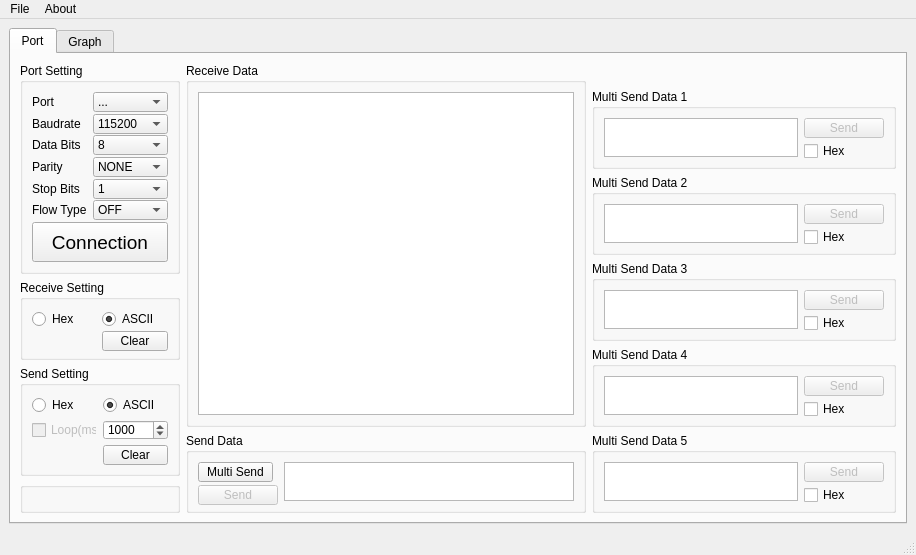
<?xml version="1.0" encoding="UTF-8"?>
<ui version="4.0">
 <class>ComTool</class>
 <widget class="QMainWindow" name="ComTool">
  <property name="enabled">
   <bool>true</bool>
  </property>
  <property name="geometry">
   <rect>
    <x>0</x>
    <y>0</y>
    <width>916</width>
    <height>555</height>
   </rect>
  </property>
  <property name="minimumSize">
   <size>
    <width>800</width>
    <height>555</height>
   </size>
  </property>
  <property name="windowTitle">
   <string>ComTool</string>
  </property>
  <widget class="QWidget" name="centralwidget">
   <layout class="QGridLayout" name="gridLayout">
    <item row="0" column="0">
     <widget class="QTabWidget" name="tabWidget">
      <property name="currentIndex">
       <number>0</number>
      </property>
      <widget class="QWidget" name="tab">
       <attribute name="title">
        <string>Port</string>
       </attribute>
       <layout class="QHBoxLayout" name="horizontalLayout">
        <item>
         <layout class="QVBoxLayout" name="verticalLayout">
          <item>
           <widget class="QGroupBox" name="groupBoxPortSetting">
            <property name="maximumSize">
             <size>
              <width>160</width>
              <height>230</height>
             </size>
            </property>
            <property name="title">
             <string>Port Setting</string>
            </property>
            <layout class="QGridLayout" name="gridLayout_2">
             <item row="0" column="0">
              <layout class="QFormLayout" name="formLayout">
               <item row="0" column="0">
                <widget class="QLabel" name="labelPort">
                 <property name="minimumSize">
                  <size>
                   <width>0</width>
                   <height>20</height>
                  </size>
                 </property>
                 <property name="maximumSize">
                  <size>
                   <width>16777215</width>
                   <height>20</height>
                  </size>
                 </property>
                 <property name="text">
                  <string>Port</string>
                 </property>
                </widget>
               </item>
               <item row="0" column="1">
                <widget class="QComboBox" name="comboBoxPort">
                 <property name="minimumSize">
                  <size>
                   <width>0</width>
                   <height>20</height>
                  </size>
                 </property>
                 <property name="maximumSize">
                  <size>
                   <width>16777215</width>
                   <height>20</height>
                  </size>
                 </property>
                 <item>
                  <property name="text">
                   <string>...</string>
                  </property>
                 </item>
                </widget>
               </item>
               <item row="1" column="0">
                <widget class="QLabel" name="labelBaudrate">
                 <property name="minimumSize">
                  <size>
                   <width>0</width>
                   <height>20</height>
                  </size>
                 </property>
                 <property name="maximumSize">
                  <size>
                   <width>16777215</width>
                   <height>20</height>
                  </size>
                 </property>
                 <property name="text">
                  <string>Baudrate</string>
                 </property>
                </widget>
               </item>
               <item row="2" column="0">
                <widget class="QLabel" name="labelDataBits">
                 <property name="minimumSize">
                  <size>
                   <width>0</width>
                   <height>20</height>
                  </size>
                 </property>
                 <property name="maximumSize">
                  <size>
                   <width>16777215</width>
                   <height>20</height>
                  </size>
                 </property>
                 <property name="text">
                  <string>Data Bits</string>
                 </property>
                </widget>
               </item>
               <item row="3" column="0">
                <widget class="QLabel" name="labelParity">
                 <property name="minimumSize">
                  <size>
                   <width>0</width>
                   <height>20</height>
                  </size>
                 </property>
                 <property name="maximumSize">
                  <size>
                   <width>16777215</width>
                   <height>20</height>
                  </size>
                 </property>
                 <property name="text">
                  <string>Parity</string>
                 </property>
                </widget>
               </item>
               <item row="4" column="0">
                <widget class="QLabel" name="labelStopBits">
                 <property name="minimumSize">
                  <size>
                   <width>0</width>
                   <height>20</height>
                  </size>
                 </property>
                 <property name="maximumSize">
                  <size>
                   <width>16777215</width>
                   <height>20</height>
                  </size>
                 </property>
                 <property name="text">
                  <string>Stop Bits</string>
                 </property>
                </widget>
               </item>
               <item row="5" column="0">
                <widget class="QLabel" name="labelFlowType">
                 <property name="minimumSize">
                  <size>
                   <width>0</width>
                   <height>20</height>
                  </size>
                 </property>
                 <property name="maximumSize">
                  <size>
                   <width>16777215</width>
                   <height>20</height>
                  </size>
                 </property>
                 <property name="text">
                  <string>Flow Type</string>
                 </property>
                </widget>
               </item>
               <item row="1" column="1">
                <widget class="QComboBox" name="comboBoxBaudrate">
                 <property name="minimumSize">
                  <size>
                   <width>0</width>
                   <height>20</height>
                  </size>
                 </property>
                 <property name="maximumSize">
                  <size>
                   <width>16777215</width>
                   <height>20</height>
                  </size>
                 </property>
                 <item>
                  <property name="text">
                   <string>115200</string>
                  </property>
                 </item>
                 <item>
                  <property name="text">
                   <string>4800</string>
                  </property>
                 </item>
                 <item>
                  <property name="text">
                   <string>9600</string>
                  </property>
                 </item>
                 <item>
                  <property name="text">
                   <string>14400</string>
                  </property>
                 </item>
                 <item>
                  <property name="text">
                   <string>19200</string>
                  </property>
                 </item>
                 <item>
                  <property name="text">
                   <string>38400</string>
                  </property>
                 </item>
                 <item>
                  <property name="text">
                   <string>57600</string>
                  </property>
                 </item>
                 <item>
                  <property name="text">
                   <string>194000</string>
                  </property>
                 </item>
                 <item>
                  <property name="text">
                   <string>230400</string>
                  </property>
                 </item>
                 <item>
                  <property name="text">
                   <string>460800</string>
                  </property>
                 </item>
                </widget>
               </item>
               <item row="2" column="1">
                <widget class="QComboBox" name="comboBoxDataBits">
                 <property name="minimumSize">
                  <size>
                   <width>0</width>
                   <height>20</height>
                  </size>
                 </property>
                 <property name="maximumSize">
                  <size>
                   <width>16777215</width>
                   <height>20</height>
                  </size>
                 </property>
                 <item>
                  <property name="text">
                   <string>8</string>
                  </property>
                 </item>
                 <item>
                  <property name="text">
                   <string>7</string>
                  </property>
                 </item>
                 <item>
                  <property name="text">
                   <string>6</string>
                  </property>
                 </item>
                 <item>
                  <property name="text">
                   <string>5</string>
                  </property>
                 </item>
                </widget>
               </item>
               <item row="3" column="1">
                <widget class="QComboBox" name="comboBoxParity">
                 <property name="minimumSize">
                  <size>
                   <width>0</width>
                   <height>20</height>
                  </size>
                 </property>
                 <property name="maximumSize">
                  <size>
                   <width>16777215</width>
                   <height>20</height>
                  </size>
                 </property>
                 <item>
                  <property name="text">
                   <string>NONE</string>
                  </property>
                 </item>
                 <item>
                  <property name="text">
                   <string>ODD</string>
                  </property>
                 </item>
                 <item>
                  <property name="text">
                   <string>EVEN</string>
                  </property>
                 </item>
                </widget>
               </item>
               <item row="4" column="1">
                <widget class="QComboBox" name="comboBoxStopBits">
                 <property name="minimumSize">
                  <size>
                   <width>0</width>
                   <height>20</height>
                  </size>
                 </property>
                 <property name="maximumSize">
                  <size>
                   <width>16777215</width>
                   <height>20</height>
                  </size>
                 </property>
                 <item>
                  <property name="text">
                   <string>1</string>
                  </property>
                 </item>
                 <item>
                  <property name="text">
                   <string>1.5</string>
                  </property>
                 </item>
                 <item>
                  <property name="text">
                   <string>2</string>
                  </property>
                 </item>
                </widget>
               </item>
               <item row="5" column="1">
                <widget class="QComboBox" name="comboBoxFlowType">
                 <property name="minimumSize">
                  <size>
                   <width>0</width>
                   <height>20</height>
                  </size>
                 </property>
                 <property name="maximumSize">
                  <size>
                   <width>16777215</width>
                   <height>20</height>
                  </size>
                 </property>
                 <item>
                  <property name="text">
                   <string>OFF</string>
                  </property>
                 </item>
                 <item>
                  <property name="text">
                   <string>HW</string>
                  </property>
                 </item>
                 <item>
                  <property name="text">
                   <string>SW</string>
                  </property>
                 </item>
                </widget>
               </item>
              </layout>
             </item>
             <item row="1" column="0">
              <widget class="QPushButton" name="pushButtonConnection">
               <property name="minimumSize">
                <size>
                 <width>0</width>
                 <height>40</height>
                </size>
               </property>
               <property name="font">
                <font>
                 <family>Arial</family>
                 <pointsize>14</pointsize>
                </font>
               </property>
               <property name="text">
                <string>Connection</string>
               </property>
               <property name="checkable">
                <bool>true</bool>
               </property>
              </widget>
             </item>
            </layout>
           </widget>
          </item>
          <item>
           <widget class="QGroupBox" name="groupBoxReceiveSetting">
            <property name="maximumSize">
             <size>
              <width>160</width>
              <height>80</height>
             </size>
            </property>
            <property name="title">
             <string>Receive Setting</string>
            </property>
            <layout class="QGridLayout" name="gridLayout_3">
             <item row="0" column="0">
              <layout class="QFormLayout" name="formLayout_2">
               <item row="0" column="0">
                <widget class="QRadioButton" name="radioButtonHex">
                 <property name="minimumSize">
                  <size>
                   <width>64</width>
                   <height>20</height>
                  </size>
                 </property>
                 <property name="maximumSize">
                  <size>
                   <width>65</width>
                   <height>20</height>
                  </size>
                 </property>
                 <property name="text">
                  <string>Hex</string>
                 </property>
                </widget>
               </item>
               <item row="0" column="1">
                <widget class="QRadioButton" name="radioButtonASCII">
                 <property name="minimumSize">
                  <size>
                   <width>64</width>
                   <height>20</height>
                  </size>
                 </property>
                 <property name="maximumSize">
                  <size>
                   <width>65</width>
                   <height>20</height>
                  </size>
                 </property>
                 <property name="text">
                  <string>ASCII</string>
                 </property>
                 <property name="checked">
                  <bool>true</bool>
                 </property>
                </widget>
               </item>
               <item row="1" column="1">
                <widget class="QPushButton" name="pushButtonClearReceive">
                 <property name="minimumSize">
                  <size>
                   <width>0</width>
                   <height>20</height>
                  </size>
                 </property>
                 <property name="maximumSize">
                  <size>
                   <width>16777215</width>
                   <height>20</height>
                  </size>
                 </property>
                 <property name="text">
                  <string>Clear</string>
                 </property>
                </widget>
               </item>
              </layout>
             </item>
            </layout>
           </widget>
          </item>
          <item>
           <widget class="QGroupBox" name="groupBoxSendSetting">
            <property name="maximumSize">
             <size>
              <width>160</width>
              <height>110</height>
             </size>
            </property>
            <property name="title">
             <string>Send Setting</string>
            </property>
            <layout class="QGridLayout" name="gridLayout_4">
             <item row="0" column="0">
              <layout class="QFormLayout" name="formLayout_3">
               <item row="0" column="0">
                <widget class="QRadioButton" name="radioButtonHex_2">
                 <property name="minimumSize">
                  <size>
                   <width>65</width>
                   <height>20</height>
                  </size>
                 </property>
                 <property name="maximumSize">
                  <size>
                   <width>65</width>
                   <height>20</height>
                  </size>
                 </property>
                 <property name="text">
                  <string>Hex</string>
                 </property>
                </widget>
               </item>
               <item row="0" column="1">
                <widget class="QRadioButton" name="radioButtonASCII_2">
                 <property name="minimumSize">
                  <size>
                   <width>65</width>
                   <height>20</height>
                  </size>
                 </property>
                 <property name="maximumSize">
                  <size>
                   <width>65</width>
                   <height>20</height>
                  </size>
                 </property>
                 <property name="text">
                  <string>ASCII</string>
                 </property>
                 <property name="checked">
                  <bool>true</bool>
                 </property>
                </widget>
               </item>
               <item row="1" column="0">
                <widget class="QCheckBox" name="checkBoxLoopSend">
                 <property name="enabled">
                  <bool>false</bool>
                 </property>
                 <property name="minimumSize">
                  <size>
                   <width>0</width>
                   <height>20</height>
                  </size>
                 </property>
                 <property name="maximumSize">
                  <size>
                   <width>65</width>
                   <height>20</height>
                  </size>
                 </property>
                 <property name="text">
                  <string>Loop(ms)</string>
                 </property>
                </widget>
               </item>
               <item row="1" column="1">
                <widget class="QSpinBox" name="spinBoxLoopTime">
                 <property name="enabled">
                  <bool>true</bool>
                 </property>
                 <property name="minimumSize">
                  <size>
                   <width>0</width>
                   <height>20</height>
                  </size>
                 </property>
                 <property name="maximumSize">
                  <size>
                   <width>65</width>
                   <height>20</height>
                  </size>
                 </property>
                 <property name="minimum">
                  <number>1</number>
                 </property>
                 <property name="maximum">
                  <number>6000</number>
                 </property>
                 <property name="singleStep">
                  <number>1</number>
                 </property>
                 <property name="value">
                  <number>1000</number>
                 </property>
                </widget>
               </item>
               <item row="2" column="1">
                <widget class="QPushButton" name="pushButtonClearSend">
                 <property name="minimumSize">
                  <size>
                   <width>0</width>
                   <height>20</height>
                  </size>
                 </property>
                 <property name="maximumSize">
                  <size>
                   <width>16777215</width>
                   <height>20</height>
                  </size>
                 </property>
                 <property name="text">
                  <string>Clear</string>
                 </property>
                </widget>
               </item>
              </layout>
             </item>
            </layout>
           </widget>
          </item>
          <item>
           <widget class="QGroupBox" name="groupBox_4">
            <property name="maximumSize">
             <size>
              <width>160</width>
              <height>16777215</height>
             </size>
            </property>
            <property name="title">
             <string/>
            </property>
           </widget>
          </item>
         </layout>
        </item>
        <item>
         <layout class="QVBoxLayout" name="verticalLayout_2">
          <item>
           <widget class="QGroupBox" name="groupBoxReceiveData">
            <property name="minimumSize">
             <size>
              <width>400</width>
              <height>0</height>
             </size>
            </property>
            <property name="title">
             <string>Receive Data</string>
            </property>
            <layout class="QGridLayout" name="gridLayout_5">
             <item row="0" column="1">
              <widget class="QTextBrowser" name="textBrowserReceiveData">
               <property name="toolTip">
                <string>&lt;html&gt;&lt;head/&gt;&lt;body&gt;&lt;p&gt;接收区&lt;/p&gt;&lt;/body&gt;&lt;/html&gt;</string>
               </property>
               <property name="html">
                <string>&lt;!DOCTYPE HTML PUBLIC &quot;-//W3C//DTD HTML 4.0//EN&quot; &quot;http://www.w3.org/TR/REC-html40/strict.dtd&quot;&gt;
&lt;html&gt;&lt;head&gt;&lt;meta name=&quot;qrichtext&quot; content=&quot;1&quot; /&gt;&lt;style type=&quot;text/css&quot;&gt;
p, li { white-space: pre-wrap; }
&lt;/style&gt;&lt;/head&gt;&lt;body style=&quot; font-family:'SimSun'; font-size:9pt; font-weight:400; font-style:normal;&quot;&gt;
&lt;p style=&quot;-qt-paragraph-type:empty; margin-top:0px; margin-bottom:0px; margin-left:0px; margin-right:0px; -qt-block-indent:0; text-indent:0px; font-family:'SimSun';&quot;&gt;&lt;br /&gt;&lt;/p&gt;&lt;/body&gt;&lt;/html&gt;</string>
               </property>
              </widget>
             </item>
            </layout>
           </widget>
          </item>
          <item>
           <widget class="QGroupBox" name="groupBoxSendData">
            <property name="minimumSize">
             <size>
              <width>0</width>
              <height>80</height>
             </size>
            </property>
            <property name="maximumSize">
             <size>
              <width>16777215</width>
              <height>80</height>
             </size>
            </property>
            <property name="title">
             <string>Send Data</string>
            </property>
            <layout class="QHBoxLayout" name="horizontalLayout_3">
             <item>
              <layout class="QVBoxLayout" name="verticalLayout_4">
               <item>
                <widget class="QPushButton" name="pushButtonMultiSend">
                 <property name="minimumSize">
                  <size>
                   <width>75</width>
                   <height>20</height>
                  </size>
                 </property>
                 <property name="maximumSize">
                  <size>
                   <width>75</width>
                   <height>20</height>
                  </size>
                 </property>
                 <property name="text">
                  <string>Multi Send</string>
                 </property>
                 <property name="checkable">
                  <bool>true</bool>
                 </property>
                </widget>
               </item>
               <item>
                <widget class="QPushButton" name="pushButtonSend">
                 <property name="enabled">
                  <bool>false</bool>
                 </property>
                 <property name="minimumSize">
                  <size>
                   <width>0</width>
                   <height>20</height>
                  </size>
                 </property>
                 <property name="maximumSize">
                  <size>
                   <width>16777215</width>
                   <height>20</height>
                  </size>
                 </property>
                 <property name="text">
                  <string>Send</string>
                 </property>
                </widget>
               </item>
              </layout>
             </item>
             <item>
              <widget class="QTextEdit" name="textEditSendData">
               <property name="toolTip">
                <string>&lt;html&gt;&lt;head/&gt;&lt;body&gt;&lt;p&gt;发送去&lt;/p&gt;&lt;/body&gt;&lt;/html&gt;</string>
               </property>
              </widget>
             </item>
            </layout>
           </widget>
          </item>
         </layout>
        </item>
        <item>
         <layout class="QVBoxLayout" name="verticalLayout_3">
          <item>
           <spacer name="verticalSpacer">
            <property name="orientation">
             <enum>Qt::Vertical</enum>
            </property>
            <property name="sizeHint" stdset="0">
             <size>
              <width>20</width>
              <height>40</height>
             </size>
            </property>
           </spacer>
          </item>
          <item>
           <widget class="QGroupBox" name="groupBoxMultiSend1">
            <property name="maximumSize">
             <size>
              <width>16777215</width>
              <height>80</height>
             </size>
            </property>
            <property name="title">
             <string>Multi Send Data 1</string>
            </property>
            <layout class="QHBoxLayout" name="horizontalLayout_4">
             <item>
              <widget class="QTextBrowser" name="textBrowserMultiSend1"/>
             </item>
             <item>
              <layout class="QVBoxLayout" name="verticalLayout_5">
               <item>
                <widget class="QPushButton" name="pushButtonMultiSend1">
                 <property name="enabled">
                  <bool>false</bool>
                 </property>
                 <property name="minimumSize">
                  <size>
                   <width>0</width>
                   <height>20</height>
                  </size>
                 </property>
                 <property name="maximumSize">
                  <size>
                   <width>16777215</width>
                   <height>20</height>
                  </size>
                 </property>
                 <property name="text">
                  <string>Send</string>
                 </property>
                </widget>
               </item>
               <item>
                <widget class="QCheckBox" name="checkBoxHex1">
                 <property name="minimumSize">
                  <size>
                   <width>0</width>
                   <height>20</height>
                  </size>
                 </property>
                 <property name="maximumSize">
                  <size>
                   <width>16777215</width>
                   <height>20</height>
                  </size>
                 </property>
                 <property name="text">
                  <string>Hex</string>
                 </property>
                </widget>
               </item>
              </layout>
             </item>
            </layout>
           </widget>
          </item>
          <item>
           <widget class="QGroupBox" name="groupBoxMultiSend2">
            <property name="maximumSize">
             <size>
              <width>16777215</width>
              <height>80</height>
             </size>
            </property>
            <property name="title">
             <string>Multi Send Data 2</string>
            </property>
            <layout class="QHBoxLayout" name="horizontalLayout_5">
             <item>
              <widget class="QTextBrowser" name="textBrowserMultiSend2"/>
             </item>
             <item>
              <layout class="QVBoxLayout" name="verticalLayout_6">
               <item>
                <widget class="QPushButton" name="pushButtonMultiSend2">
                 <property name="enabled">
                  <bool>false</bool>
                 </property>
                 <property name="minimumSize">
                  <size>
                   <width>0</width>
                   <height>20</height>
                  </size>
                 </property>
                 <property name="maximumSize">
                  <size>
                   <width>16777215</width>
                   <height>20</height>
                  </size>
                 </property>
                 <property name="text">
                  <string>Send</string>
                 </property>
                </widget>
               </item>
               <item>
                <widget class="QCheckBox" name="checkBoxHex2">
                 <property name="minimumSize">
                  <size>
                   <width>0</width>
                   <height>20</height>
                  </size>
                 </property>
                 <property name="maximumSize">
                  <size>
                   <width>16777215</width>
                   <height>20</height>
                  </size>
                 </property>
                 <property name="text">
                  <string>Hex</string>
                 </property>
                </widget>
               </item>
              </layout>
             </item>
            </layout>
           </widget>
          </item>
          <item>
           <widget class="QGroupBox" name="groupBoxMultiSend3">
            <property name="maximumSize">
             <size>
              <width>16777215</width>
              <height>80</height>
             </size>
            </property>
            <property name="title">
             <string>Multi Send Data 3</string>
            </property>
            <layout class="QHBoxLayout" name="horizontalLayout_6">
             <item>
              <widget class="QTextBrowser" name="textBrowserMultiSend3"/>
             </item>
             <item>
              <layout class="QVBoxLayout" name="verticalLayout_7">
               <item>
                <widget class="QPushButton" name="pushButtonMultiSend3">
                 <property name="enabled">
                  <bool>false</bool>
                 </property>
                 <property name="minimumSize">
                  <size>
                   <width>0</width>
                   <height>20</height>
                  </size>
                 </property>
                 <property name="maximumSize">
                  <size>
                   <width>16777215</width>
                   <height>20</height>
                  </size>
                 </property>
                 <property name="text">
                  <string>Send</string>
                 </property>
                </widget>
               </item>
               <item>
                <widget class="QCheckBox" name="checkBoxHex3">
                 <property name="minimumSize">
                  <size>
                   <width>0</width>
                   <height>20</height>
                  </size>
                 </property>
                 <property name="maximumSize">
                  <size>
                   <width>16777215</width>
                   <height>20</height>
                  </size>
                 </property>
                 <property name="text">
                  <string>Hex</string>
                 </property>
                </widget>
               </item>
              </layout>
             </item>
            </layout>
           </widget>
          </item>
          <item>
           <widget class="QGroupBox" name="groupBoxMultiSend4">
            <property name="maximumSize">
             <size>
              <width>16777215</width>
              <height>80</height>
             </size>
            </property>
            <property name="title">
             <string>Multi Send Data 4</string>
            </property>
            <layout class="QHBoxLayout" name="horizontalLayout_7">
             <item>
              <widget class="QTextBrowser" name="textBrowserMultiSend4"/>
             </item>
             <item>
              <layout class="QVBoxLayout" name="verticalLayout_8">
               <item>
                <widget class="QPushButton" name="pushButtonMultiSend4">
                 <property name="enabled">
                  <bool>false</bool>
                 </property>
                 <property name="minimumSize">
                  <size>
                   <width>0</width>
                   <height>20</height>
                  </size>
                 </property>
                 <property name="maximumSize">
                  <size>
                   <width>16777215</width>
                   <height>20</height>
                  </size>
                 </property>
                 <property name="text">
                  <string>Send</string>
                 </property>
                </widget>
               </item>
               <item>
                <widget class="QCheckBox" name="checkBoxHex4">
                 <property name="minimumSize">
                  <size>
                   <width>0</width>
                   <height>20</height>
                  </size>
                 </property>
                 <property name="maximumSize">
                  <size>
                   <width>16777215</width>
                   <height>20</height>
                  </size>
                 </property>
                 <property name="text">
                  <string>Hex</string>
                 </property>
                </widget>
               </item>
              </layout>
             </item>
            </layout>
           </widget>
          </item>
          <item>
           <widget class="QGroupBox" name="groupBoxMultiSend5">
            <property name="maximumSize">
             <size>
              <width>16777215</width>
              <height>80</height>
             </size>
            </property>
            <property name="title">
             <string>Multi Send Data 5</string>
            </property>
            <layout class="QHBoxLayout" name="horizontalLayout_2">
             <item>
              <widget class="QTextBrowser" name="textBrowserMultiSend5"/>
             </item>
             <item>
              <layout class="QVBoxLayout" name="verticalLayout_9">
               <item>
                <widget class="QPushButton" name="pushButtonMultiSend5">
                 <property name="enabled">
                  <bool>false</bool>
                 </property>
                 <property name="minimumSize">
                  <size>
                   <width>0</width>
                   <height>20</height>
                  </size>
                 </property>
                 <property name="maximumSize">
                  <size>
                   <width>16777215</width>
                   <height>20</height>
                  </size>
                 </property>
                 <property name="text">
                  <string>Send</string>
                 </property>
                </widget>
               </item>
               <item>
                <widget class="QCheckBox" name="checkBoxHex5">
                 <property name="minimumSize">
                  <size>
                   <width>0</width>
                   <height>20</height>
                  </size>
                 </property>
                 <property name="maximumSize">
                  <size>
                   <width>16777215</width>
                   <height>20</height>
                  </size>
                 </property>
                 <property name="text">
                  <string>Hex</string>
                 </property>
                </widget>
               </item>
              </layout>
             </item>
            </layout>
           </widget>
          </item>
         </layout>
        </item>
       </layout>
      </widget>
      <widget class="QWidget" name="tab_2">
       <attribute name="title">
        <string>Graph</string>
       </attribute>
       <layout class="QGridLayout" name="gridLayout_6">
        <item row="0" column="0">
         <layout class="QVBoxLayout" name="verticalLayoutGraph"/>
        </item>
       </layout>
      </widget>
     </widget>
    </item>
   </layout>
  </widget>
  <widget class="QMenuBar" name="menubar">
   <property name="geometry">
    <rect>
     <x>0</x>
     <y>0</y>
     <width>916</width>
     <height>23</height>
    </rect>
   </property>
   <widget class="QMenu" name="menuFile">
    <property name="title">
     <string>File</string>
    </property>
   </widget>
   <widget class="QMenu" name="menuAbout">
    <property name="title">
     <string>About</string>
    </property>
    <addaction name="actionAbout_Qt"/>
    <addaction name="actionAbout"/>
   </widget>
   <addaction name="menuFile"/>
   <addaction name="menuAbout"/>
  </widget>
  <widget class="QStatusBar" name="statusbar"/>
  <action name="actionAbout_Qt">
   <property name="text">
    <string>About Qt</string>
   </property>
  </action>
  <action name="actionAbout">
   <property name="text">
    <string>About</string>
   </property>
  </action>
 </widget>
 <resources/>
 <connections/>
</ui>
